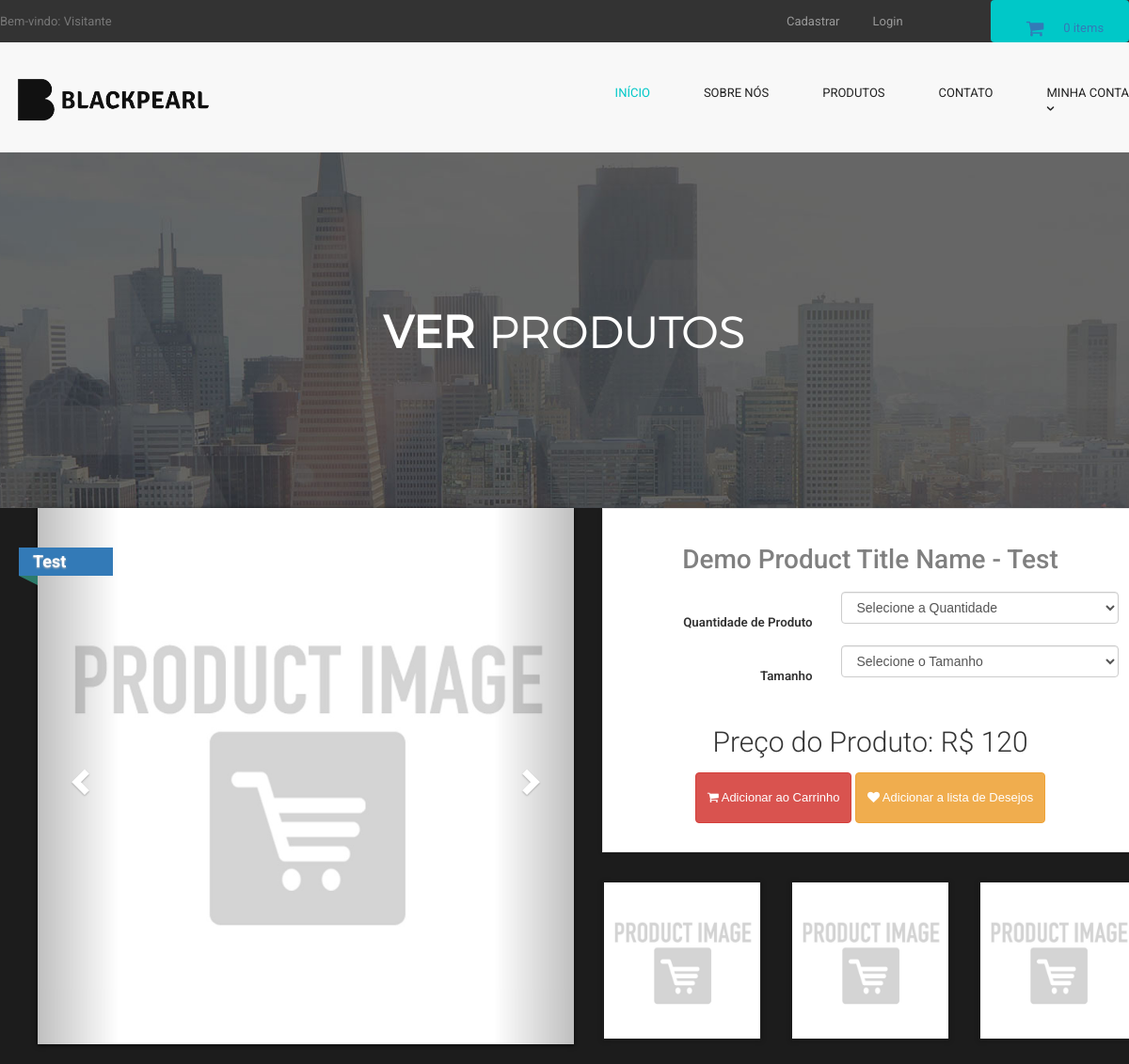
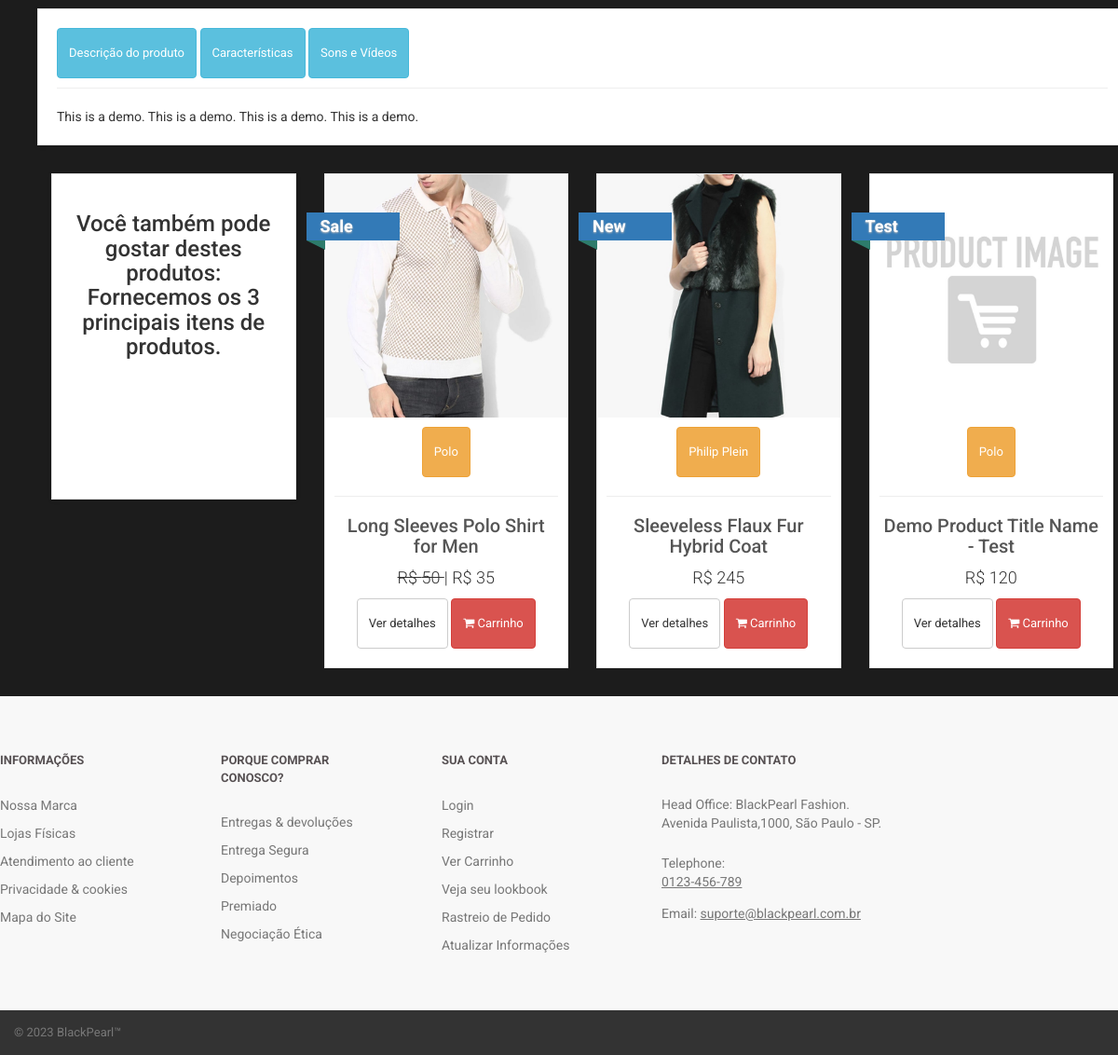
Page /demo-product-showcase on the committed database (2 pictures, top to bottom).
### tables this page shows
CREATE TABLE `products` (
  `product_id` int(10) NOT NULL,
  `p_cat_id` int(10) NOT NULL,
  `cat_id` int(10) NOT NULL,
  `manufacturer_id` int(10) NOT NULL,
  `date` timestamp NOT NULL DEFAULT CURRENT_TIMESTAMP ON UPDATE CURRENT_TIMESTAMP,
  `product_title` text NOT NULL,
  `product_url` text NOT NULL,
  `product_img1` text NOT NULL,
  `product_img2` text NOT NULL,
  `product_img3` text NOT NULL,
  `product_price` int(10) NOT NULL,
  `product_psp_price` int(100) NOT NULL,
  `product_desc` text NOT NULL,
  `product_features` text NOT NULL,
  `product_video` text NOT NULL,
  `product_keywords` text NOT NULL,
  `product_label` text NOT NULL,
  `status` varchar(255) NOT NULL
);

CREATE TABLE `manufacturers` (
  `manufacturer_id` int(10) NOT NULL,
  `manufacturer_title` text NOT NULL,
  `manufacturer_top` text NOT NULL,
  `manufacturer_image` text NOT NULL
);

### details.php (the view, shortened to what this page needs)
<?php
include("includes/db.php");
include("includes/header.php");
include("functions/functions.php");
include("includes/main.php");
?>
<?php
$product_id = @$_GET['pro_id'];
$get_product = "select * from products where product_url='$product_id'";
$run_product = mysqli_query($con,$get_product);
$check_product = mysqli_num_rows($run_product);
if($check_product == 0){
echo "<script> window.open('index.php','_self') </script>";
}
else{
$row_product = mysqli_fetch_array($run_product);
$pro_title = $row_product['product_title'];
$pro_price = $row_product['product_price'];
$pro_desc = $row_product['product_desc'];
$pro_img1 = $row_product['product_img1'];
$pro_img2 = $row_product['product_img2'];
$pro_img3 = $row_product['product_img3'];
$pro_label = $row_product['product_label'];
$pro_psp_price = $row_product['product_psp_price'];
$status = $row_product['status'];
if($pro_label == ""){
}
else{
$product_label = "
<a class='label sale' href='#' style='color:black;'>
<div class='thelabel'>$pro_label</div>
<div class='label-background'> </div>
</a>
";
}
?>
  <main>
    <div class="nero">
      <div class="nero__heading">
        <span class="nero__bold">Ver </span>Produtos
      </div>
    </div>
  </main>
<div id="content" >
<div class="container" >
<div class="col-md-12">
<div class="row" id="productMain">
<div class="col-sm-6">
<div id="mainImage">
<div id="myCarousel" class="carousel slide" data-ride="carousel">
<ol class="carousel-indicators">
<li data-target="#myCarousel" data-slide-to="0" class="active"></li>
<li data-target="#myCarousel" data-slide-to="1"></li>
<li data-target="#myCarousel" data-slide-to="2"></li>
</ol>
<div class="carousel-inner">
<div class="item active">
<center>
<img src="admin_area/product_images/<?php echo $pro_img1; ?>" class="img-responsive">
</center>
</div>
</div>
<a href="#myCarousel" class="left carousel-control" data-slide="prev">
<span class="glyphicon glyphicon-chevron-left"> </span>
</a>
<a class="right carousel-control" href="#myCarousel" data-slide="next">
<span class="glyphicon glyphicon-chevron-right"> </span>
</a>
</div>
</div>
<?php echo $product_label; ?>
</div>
<div class="col-sm-6" >
<div class="box" >
<h1 class="text-center" > <?php echo $pro_title; ?> </h1>
<form action="" method="post" class="form-horizontal" >
<?php
if($status == "product"){
?>
<div class="form-group">
<label class="col-md-5 control-label" >Quantidade de Produto </label>
<div class="col-md-7" >
<select name="product_qty" class="form-control" >
<option>Selecione a Quantidade</option>
</select>
</div>
</div>
<div class="form-group" >
<label class="col-md-5 control-label" >Tamanho</label>
<div class="col-md-7" >
<select name="product_size" class="form-control" >
<option>Selecione o Tamanho</option>
</select>
</div>
</div>
<?php } ?>
<?php
if($status == "product"){
if($pro_label == "Sale" or $pro_label == "Gift"){
echo "
<p class='price'>
Preço do Produto: <del> R$ $pro_price </del><br>
Preço Venda: R$ $pro_psp_price
</p>
";
}
else{
echo "
<p class='price'>
Preço do Produto: R$ $pro_price
</p>
";
}
}
?>
<p class="text-center buttons" >
<button class="btn btn-danger" type="submit" name="add_cart">
<i class="fa fa-shopping-cart" ></i> Adicionar ao Carrinho
</button>
<button class="btn btn-warning" type="submit" name="add_wishlist">
<i class="fa fa-heart" ></i> Adicionar a lista de Desejos
</button>
</p>
</form>
</div>
<div class="row" id="thumbs" >
<div class="col-xs-4" >
<a href="#" class="thumb" >
<img src="admin_area/product_images/<?php echo $pro_img1; ?>" class="img-responsive" >
</a>
</div>
<div class="col-xs-4" >
<a href="#" class="thumb" >
<img src="admin_area/product_images/<?php echo $pro_img2; ?>" class="img-responsive" >
</a>
</div>
<div class="col-xs-4" >
<a href="#" class="thumb" >
<img src="admin_area/product_images/<?php echo $pro_img3; ?>" class="img-responsive" >
</a>
</div>
</div>
</div>
</div>
<div class="box" id="details">
<a class="btn btn-info tab" style="margin-bottom:10px;" href="#description" data-toggle="tab">
<?php
if($status == "product"){
echo "Descrição do produto";
}
else{
echo "Descrição do pacote";
}
?>
</a>
<a class="btn btn-info tab" style="margin-bottom:10px;" href="#features" data-toggle="tab">
Características
</a>
<a class="btn btn-info tab" style="margin-bottom:10px;" href="#video" data-toggle="tab">
Sons e Vídeos
</a>
<hr style="margin-top:0px;">
<div class="tab-content">
<div id="description" class="tab-pane fade in active" style="margin-top:7px;" >
<?php echo $pro_desc; ?>
</div>
</div>
</div>
<div id="row same-height-row">
<?php
if($status == "product"){
?>
<div class="col-md-3 col-sm-6">
<div class="box same-height headline">
<h3 class="text-center"> Você também pode gostar destes produtos: Fornecemos os 3 principais itens de produtos. </h3>
</div>
</div>
<?php
$get_products = "select * from products order by rand() LIMIT 0,3";
$run_products = mysqli_query($con,$get_products);
while($row_products = mysqli_fetch_array($run_products)) {
$pro_title = $row_products['product_title'];
$pro_price = $row_products['product_price'];
$pro_img1 = $row_products['product_img1'];
$pro_label = $row_products['product_label'];
$manufacturer_id = $row_products['manufacturer_id'];
$get_manufacturer = "select * from manufacturers where manufacturer_id='$manufacturer_id'";
$run_manufacturer = mysqli_query($db,$get_manufacturer);
$row_manufacturer = mysqli_fetch_array($run_manufacturer);
$manufacturer_name = $row_manufacturer['manufacturer_title'];
$pro_psp_price = $row_products['product_psp_price'];
$pro_url = $row_products['product_url'];
if($pro_label == "Sale" or $pro_label == "Gift"){
$product_price = "<del> R$ $pro_price </del>";
$product_psp_price = "| R$ $pro_psp_price";
}
else{
$product_psp_price = "";
$product_price = "R$ $pro_price";
}
if($pro_label == ""){
}
else{
$product_label = "
<a class='label sale' href='#' style='color:black;'>
<div class='thelabel'>$pro_label</div>
<div class='label-background'> </div>
</a>
";
}
echo "
<div class='col-md-3 col-sm-6 center-responsive' >
<div class='product' >
<a href='$pro_url' >
<img src='admin_area/product_images/$pro_img1' class='img-responsive' >
</a>
<div class='text' >
<center>
<p class='btn btn-warning'> $manufacturer_name </p>
</center>
<hr>
<h3><a href='$pro_url' >$pro_title</a></h3>
<p class='price' > $product_price $product_psp_price </p>
<p class='buttons' >
<a href='$pro_url' class='btn btn-default' >Ver detalhes</a>
<a href='$pro_url' class='btn btn-danger'>
<i class='fa fa-shopping-cart'></i> Carrinho
</a>
</p>
</div>
$product_label
</div>
</div>
";
}
?>
<?php } ?>
</div>
</div>
</div>
</div>
<?php
include("includes/footer.php");
?>
</body>
</html>
<?php } ?>

### styles/backend.css (style rules this page uses)
html { font-family: "Roboto", Helvetica, Arial, sans-serif; line-height: 1.15; -ms-text-size-adjust: 100%; -webkit-text-size-adjust: 100% }
body { margin: 0 }
h1 { font-size: 2em; margin: .67em 0; color:#808080 }
figcaption, figure, main { display: block }
hr { box-sizing: content-box; height: 0; overflow: visible }
a { background-color: transparent; -webkit-text-decoration-skip: objects }
img { border-style: none }
button, input, optgroup, select, textarea { font-family: sans-serif; font-size: 100%; line-height: 1.15; margin: 0 }
button, input { overflow: visible }
button, select { text-transform: none }
[type=reset], [type=submit], button, html [type=button] { -webkit-appearance: button }
html { box-sizing: border-box }
body { min-width: 1190px; font-family: Montserrat, sans-serif; font-weight: 400; background-color: white; }
.container { width: 1170px; margin: 0 auto }
img { max-width: 100%; height: auto }
.btn { display: inline-block; vertical-align: top; font-size: 13px; line-height: 40px; text-decoration: none; -webkit-transition: .3s; transition: .3s }
.nero { padding-top: 160px; padding-bottom: 140px; font-family: 'montserratlight', sans-serif; text-align: center; text-transform: uppercase; color: #FFF; background: #666 url("../images/banner-ave.jpg") no-repeat; background-size: cover; background-position: center; }
.nero__heading { font-size: 48px; }
.nero__bold { font-weight: 700; }

### styles/style.css (style rules this page uses)
body { font-family: "Roboto", Helvetica, Arial, sans-serif; font-size: 14px; line-height: 1.42857143; color: #333333; background-color: #1C1C1C; overflow-x: hidden; }
.box { background: #fff; margin: 0 0 30px; border: solid 1px #e6e6e6; box-sizing: border-box; padding:20px; box-shadow: 0 1px 5px rgba(0, 0, 0, 0.1); }
#content { padding-left:25px; }
#content .product { background:#fff; border: solid 1px #e6e6e6; box-sizing: border-box; margin-bottom: 30px; }
#content .product .text p.price { font-size:18px; text-align:center; font-weight:300; }
#content .product .text .buttons { clear:both; text-align:center; }
#content .product .text h3 { text-align:center; font-size:20px; }
#content .product .text h3 a { color:rgb(85, 85, 85); }
#content .product .text { padding:10px 10px 0px; }
#content .product .text .buttons .btn { margin-bottom:10px; }
#content #productMain { margin-bottom: 30px; }
#content #productMain .price { font-size: 30px; font-weight: 300; text-align: center; margin-top: 40px; }
#content #mainImage { box-shadow: 0 1px 5px rgba(0, 0, 0, 0.7); }
#content #thumbs a { display: block; box-shadow: 0 1px 5px rgba(0, 0, 0, 0.2); border : solid 2px transparent; }
#content .headline { height: 350px; }
.label { text-decoration : none; position: absolute; top: 50px; padding-left:51px; z-index: 20; }
.label .thelabel { position: relative; width: 100px; padding: 6px 50px 6px 15px; margin: 40px 50px 10px -71px; color: #fff; font-size:18px; font-weight:bold; background-color: #337ab7; text-shadow: 0px 1px 2px #bbb ; }
.label .thelabel:before, .label .thelabel:after { content: ''; position: absolute; width:0; height:0; }
.label .thelabel:after { left: 0px; top: 100%; border-width : 5px 10px; border-style: solid; border-color: #2d7b6b #2d7b6b transparent transparent; }
.label.sale { top: 0; }

### styles/payment.css (style rules this page uses)
* { margin: 0; padding: 0; box-sizing: border-box; }
label { font-weight: 600; font-size:10pt; margin-top: 16px; }

### styles/shipping.css (style rules this page uses)
html { background-color: black; font-family: Helvetica; }
button { background-color: #4c007d; border: none; font-size: 16px; color: white; padding: 10px; cursor: pointer; outline: none; }
.container { width: 1200px; }

### rows in the picture
products: product_img1 (placeholder picture), product_label "Test", product_title "Demo Product Title Name - Test", product_price "120", product_img2 (placeholder picture), product_img3 (placeholder picture), product_desc "This is a demo. This is a demo. This is a demo. This is a demo.", manufacturer.manufacturer_title "Polo", product_price "R$ 120"
products: product_img1 (picture), manufacturer.manufacturer_title "Polo", product_title "Long Sleeves Polo Shirt for Men", product_price "50", product_psp_price "| R$ 35", product_label "Sale"
products: product_img1 (picture), manufacturer.manufacturer_title "Philip Plein", product_title "Sleeveless Flaux Fur Hybrid Coat", product_price "R$ 245", product_label "New"

### other values in the picture
$count_items "0"
